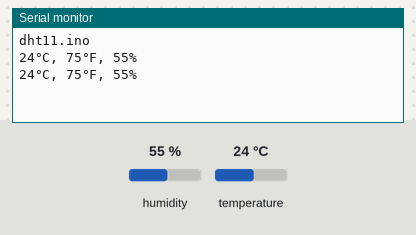
A sketch run on a simulated ESP8266 (NodeMCU). Shown: the last lines printed to the serial monitor. The test bench sets the inputs (shaded band); at power-on: humidity 55 %, temperature 24 °C.

Above: at 1.8 s.
1.9 s: humidity set to 22 %
At 2.5 s:
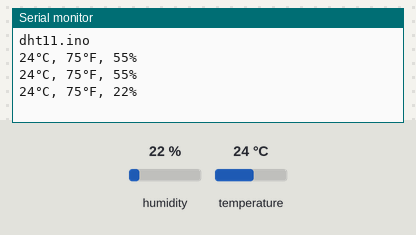
3.4 s: temperature set to 12 °C
At 4.6 s:
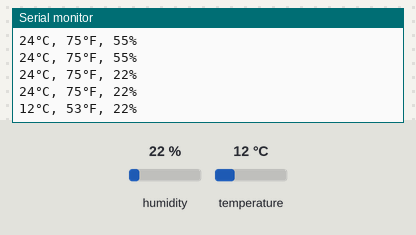
4.9 s: humidity set to 40 %
At 6.0 s:
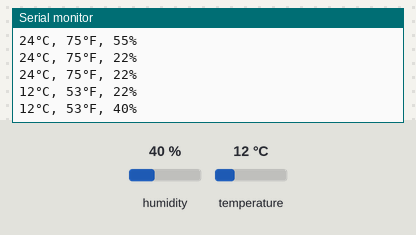
Timing chart, 0 to 7.9 s (numbered marks = the images above; inputs shaded):
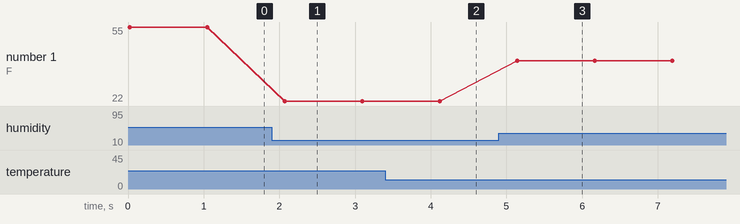

Measured:
- after the input at 1.9 s, the serial monitor: prints a new line after 0.17 s (image 1)
- after the input at 3.4 s, the serial monitor: prints a new line after 0.72 s (image 2)
- after the input at 4.9 s, the serial monitor: prints a new line after 0.24 s (image 3)
- plotted number 1: 55 → 22 after the input at 1.9 s, 22 → 40 after the input at 4.9 s

The sketch:

DHT11.ino
```cpp
#define SKETCH "dht11.ino"
#include <SimpleDHT.h>

int pinDHT11 = D1;
SimpleDHT11 dht11(pinDHT11);


//------------------------- setup -------------------------
void setup() {
  Serial.begin(115200);
  Serial.println();
  Serial.println();
  Serial.println(F(SKETCH));
}


//------------------------- loop -------------------------
void loop() {
  // start working...

  // read without samples.
  byte celsius = 0;
  byte fahrenheit = 0;
  byte humidity = 0;
  int err = SimpleDHTErrSuccess;

  if ((err = dht11.read(&celsius, &humidity, NULL)) != SimpleDHTErrSuccess) {
    Serial.print("Read DHT11 failed, err=");
    Serial.print(SimpleDHTErrCode(err));
    Serial.print(","); Serial.println(SimpleDHTErrDuration(err));
    delay(1000);
    return;
  }

  fahrenheit = (celsius * 9) / 5 + 32;

  Serial.print((int)celsius);
  Serial.print("°C, ");
  Serial.print(fahrenheit);
  Serial.print("°F, ");
  Serial.print((int)humidity);
  Serial.println("%");


  // DHT11 sampling rate is 1HZ.
  delay(1000);
}
```
